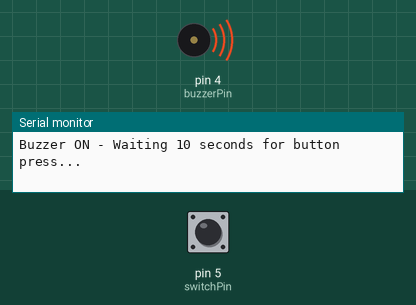
Bench run of a sketch on a simulated Arduino Uno, built with avr-gcc and run on an emulated ATmega328P. Parts: buzzer (waves = sounding, pin HIGH), the last lines printed to the serial monitor. The test bench sets the inputs (shaded band); at power-on: pin 5 (switchPin) HIGH.

Above: at 1.2 s.
1.3 s: pin 5 (switchPin) pulled LOW for 1 s
At 1.8 s:
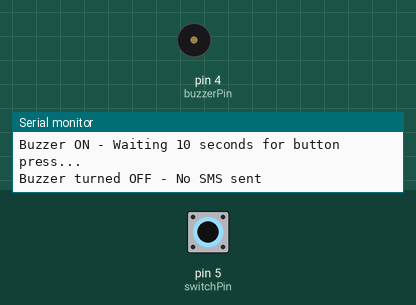
5.0 s: pin 5 (switchPin) pulled LOW for 3.2 s
At 10.2 s:
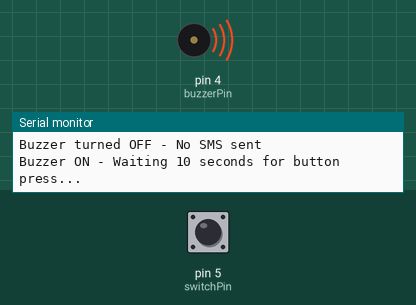
Timing chart, 0 to 11.7 s (numbered marks = the images above; inputs shaded):
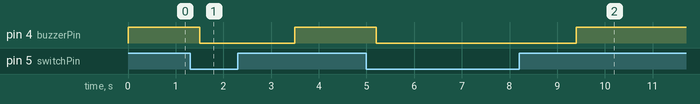

The sketch:

ledResistor.ino
```cpp
// const int ledPin = 4;  // Using GPIO4

// void setup() {
//   pinMode(ledPin, OUTPUT);  // Set GPIO4 as output
// }

// void loop() {
//   digitalWrite(ledPin, HIGH);  // Turn LED on
//   delay(1000);                 // Wait 1 second
//   digitalWrite(ledPin, LOW);   // Turn LED off
//   delay(1000);                 // Wait 1 second
// }


// const int ledPin = 4;      // LED on GPIO4
// const int switchPin = 5;   // Let's use GPIO5 for the switch

// // Variable to store the condition
// bool condition = true;     // Starting condition is true

// void setup() {
//   pinMode(ledPin, OUTPUT);           // LED pin as output
//   pinMode(switchPin, INPUT_PULLUP);  // Switch pin as input with pullup
//   Serial.begin(115200);             // Start serial communication
// }

// void loop() {
//   // Check if condition is true
//   if (condition) {
//           Serial.println("LED is turned on");

//     digitalWrite(ledPin, HIGH);  // Turn LED on

//     // Check if switch is pressed (will read LOW when pressed due to INPUT_PULLUP)
//     if (digitalRead(switchPin) == LOW) {
//       digitalWrite(ledPin, LOW);    // Turn LED off
//       Serial.println("LED is turned off");
//       condition = false;            // Update condition
//       delay(200);                  // Small delay to avoid switch bounce
//     }
//   }
// }


// const int ledPin = 4;
// const int switchPin = 5;

// bool condition = true;
// bool ledState = false;

// void setup() {
//   pinMode(ledPin, OUTPUT);           // LED pin as output
//   pinMode(switchPin, INPUT_PULLUP);  // Enable internal pull-up resistor
//   Serial.begin(115200);              // Start serial communication
// }

// void loop() {
//   if (condition && !ledState) {
//     digitalWrite(ledPin, HIGH);  // Turn LED on
//     ledState = true;
//   }

//   // Check if switch is pressed (LOW due to pull-up)
//   if (digitalRead(switchPin) == LOW) {
//     delay(200);  // Debounce delay
//     if (digitalRead(switchPin) == LOW) {  // Confirm button is still pressed
//       digitalWrite(ledPin, LOW);  // Turn LED off
//       Serial.println("LED is turned off");
//       condition = false;  // Prevent message from being sent again
//       ledState = false;

//       // Wait for button release to prevent repeated triggering
//       while (digitalRead(switchPin) == LOW);
//       delay(200); // Extra debounce delay
//     }
//   }
// }


// const int ledPin = 4;      // LED on GPIO4
// const int switchPin = 5;   // Push button on GPIO5

// bool condition = true;     // Initial condition
// bool ledState = false;     // Track LED state

// void setup() {
//   pinMode(ledPin, OUTPUT);           // LED pin as output
//   pinMode(switchPin, INPUT_PULLUP);  // Enable internal pull-up resistor
//   Serial.begin(115200);              // Start serial communication
// }

// void loop() {
//   // If condition is true and LED is OFF, turn it ON
//   if (condition && !ledState) {
//     digitalWrite(ledPin, HIGH);  // Turn LED on
//     ledState = true;
//   }

//   // Check if switch is pressed (LOW due to pull-up)
//   if (digitalRead(switchPin) == LOW) {
//     delay(200);  // Debounce delay
//     if (digitalRead(switchPin) == LOW) {  // Confirm button is still pressed
//       digitalWrite(ledPin, LOW);  // Turn LED off
//       Serial.println("LED is turned off");
//       ledState = false;

//       condition = false;  // Temporarily set condition false

//       // Wait for button release to prevent repeated triggering
//       while (digitalRead(switchPin) == LOW);
//       delay(200); // Extra debounce delay

//       condition = true;  // Reset condition in the next iteration
//     }
//   }
// }

// const int buzzerPin = 4;      // Buzzer connected to GPIO4
// const int switchPin = 5;      // Push button on GPIO5

// bool condition = true;        // Initial condition
// bool buzzerState = false;     // Track Buzzer state

// void setup() {
//   pinMode(buzzerPin, OUTPUT);         // Buzzer pin as output
//   pinMode(switchPin, INPUT_PULLUP);   // Enable internal pull-up resistor
//   Serial.begin(115200);               // Start serial communication
// }

// void loop() {
//   // If condition is true and buzzer is OFF, turn it ON
//   if (condition && !buzzerState) {
//     digitalWrite(buzzerPin, HIGH);  // Turn Buzzer ON
//     buzzerState = true;
//   }

//   // Check if switch is pressed (LOW due to pull-up)
//   if (digitalRead(switchPin) == LOW) {
//     delay(200);  // Debounce delay
//     if (digitalRead(switchPin) == LOW) {  // Confirm button is still pressed
//       digitalWrite(buzzerPin, LOW);  // Turn Buzzer OFF
//       Serial.println("Buzzer is turned off");
//       buzzerState = false;

//       condition = false;  // Temporarily set condition false

//       // Wait for button release to prevent repeated triggering
//       while (digitalRead(switchPin) == LOW);
//       delay(200); // Extra debounce delay

//       // condition = true;  // Reset condition in the next iteration
//     }
//   }
// }


const int buzzerPin = 4;
const int switchPin = 5;

bool condition = true;
bool buzzerState = false;
bool buttonPressed = false;

void setup() {
  pinMode(buzzerPin, OUTPUT);
  pinMode(switchPin, INPUT_PULLUP);
  Serial.begin(115200);
}

void sendSMS() {
  Serial.println("Sending SMS..."); }

void loop() {

  if (condition) {
    digitalWrite(buzzerPin, HIGH);
    buzzerState = true;
    Serial.println("Buzzer ON - Waiting 10 seconds for button press...");

    unsigned long startTime = millis();


    while (millis() - startTime < 10000) {
      if (digitalRead(switchPin) == LOW) {
        delay(200);  // Debounce delay
        if (digitalRead(switchPin) == LOW) {
          digitalWrite(buzzerPin, LOW);
          Serial.println("Buzzer turned OFF - No SMS sent");
          buttonPressed = true;


          while (digitalRead(switchPin) == LOW);
          delay(200);
          break;
        }
      }
    }


    if (!buttonPressed) {
      digitalWrite(buzzerPin, LOW);
      sendSMS();
    }


    // buttonPressed = false;

    delay(1000);
  }
}
```

Measured:
- after the input at 1.3 s, pin 4 (buzzerPin): HIGH → LOW after 0.20 s, → HIGH 2.0 s later
- after the input at 5.0 s, pin 4 (buzzerPin): HIGH → LOW after 0.20 s, → HIGH 4.2 s later
